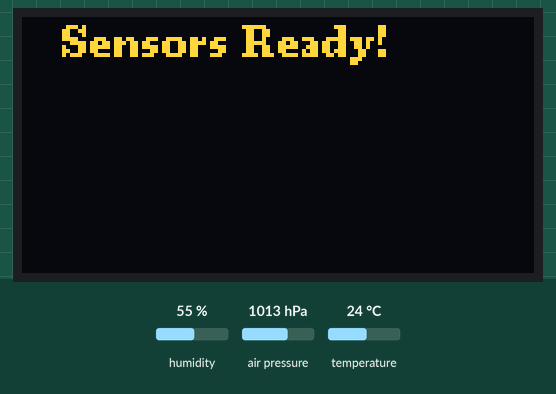
Bench run of a sketch on a simulated Arduino Uno, built with avr-gcc and run on an emulated ATmega328P. Shown: 128×64 one-colour display. Inputs (shaded band) come from the test bench; at power-on: humidity 55 %, temperature 24 °C, air pressure 1013 hPa. The OLED is the two-colour kind (top 16 rows yellow); what the sketch prints to the serial monitor is not drawn.

Above: at 2.4 s.
At 5.5 s:
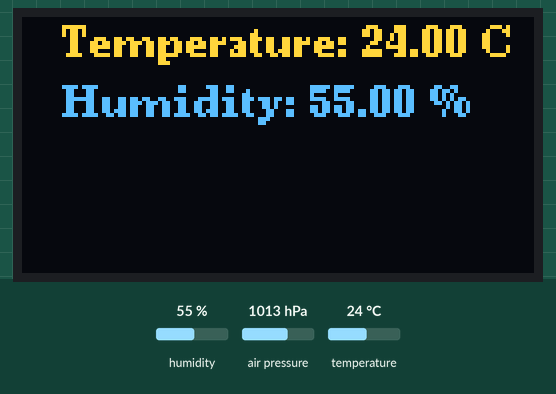
5.6 s: humidity set to 22 %
At 14.8 s:
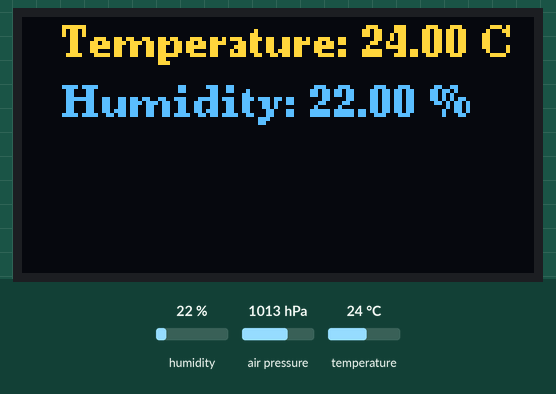
15.1 s: temperature set to 12 °C
At 23.7 s:
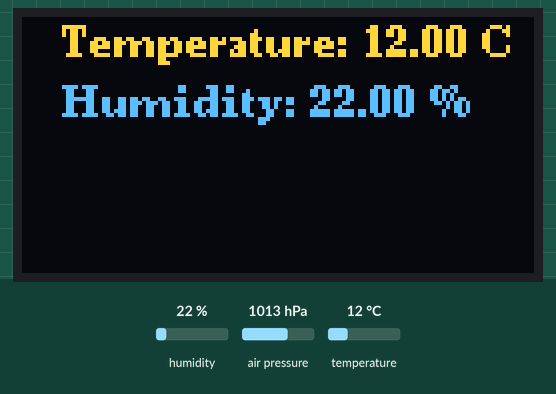
24.0 s: humidity set to 40 %
At 32.5 s:
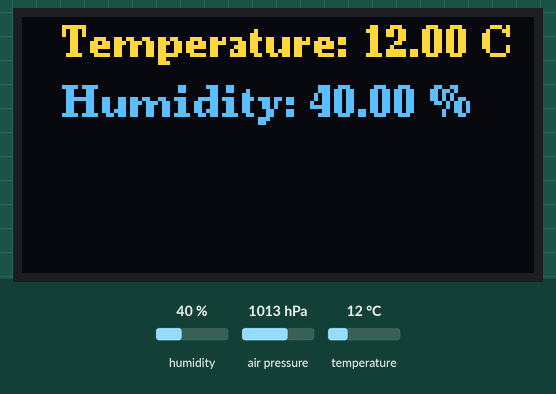
32.8 s: temperature set to 19 °C
Timing chart, 0 to 35.8 s (numbered marks = the images above; inputs shaded):
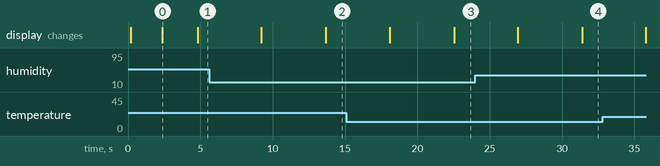

The sketch:

BMP280_DHT11.ino
```cpp
#include <Wire.h>
#include <DHT.h>
#include <Adafruit_BMP280.h>
#include <U8g2lib.h>

#define DHTPIN 2
#define DHTTYPE DHT11
DHT dht(DHTPIN, DHTTYPE);

Adafruit_BMP280 bmp;

// Use PAGE MODE (Saves RAM)
U8G2_SSD1306_128X64_NONAME_1_HW_I2C u8g2(U8G2_R0, U8X8_PIN_NONE);

void setup() {
    Serial.begin(115200);
    Wire.begin();

    u8g2.begin();
    u8g2.firstPage();
    do {
        u8g2.setFont(u8g2_font_ncenB08_tr);
        u8g2.drawStr(10, 10, "Initializing...");
    } while (u8g2.nextPage());
    delay(2000);

    dht.begin();
    Serial.println("DHT11 Initialized!");

    if (!bmp.begin(0x76) && !bmp.begin(0x77)) {
        Serial.println("BMP280 Not Found!");
        u8g2.firstPage();
        do {
            u8g2.drawStr(10, 10, "BMP280 Error!");
        } while (u8g2.nextPage());
        while (1);
    }
    Serial.println("BMP280 Initialized!");

    u8g2.firstPage();
    do {
        u8g2.drawStr(10, 10, "Sensors Ready!");
    } while (u8g2.nextPage());
    delay(2000);
}

void loop() {
    float h = dht.readHumidity();
    float t = dht.readTemperature();
    float p = bmp.readPressure() / 100.0F;
    float a = bmp.readAltitude(1013.25);

    if (isnan(h) || isnan(t) || isnan(p) || isnan(a)) {
        Serial.println("Sensor Read Error!");
        u8g2.firstPage();
        do {
            u8g2.drawStr(10, 10, "Sensor Error!");
        } while (u8g2.nextPage());
        delay(2000);
        return;
    }

    // Show Temperature & Humidity
    u8g2.firstPage();
    do {
        u8g2.setCursor(10, 10);
        u8g2.print("Temperature: "); u8g2.print(t); u8g2.print(" C");

        u8g2.setCursor(10, 25);
        u8g2.print("Humidity: "); u8g2.print(h); u8g2.print(" %");
    } while (u8g2.nextPage());
    delay(4000);

    // Show Pressure & Altitude
    u8g2.firstPage();
    do {
        u8g2.setCursor(10, 10);
        u8g2.print("Pressure: "); u8g2.print(p); u8g2.print(" hPa");

        u8g2.setCursor(10, 25);
        u8g2.print("Altitude: "); u8g2.print(a); u8g2.print(" m");
    } while (u8g2.nextPage());
    delay(4000);
}
```

Measured:
- after the input at 5.6 s, the display: first differs from a run without the input after 8.1 s (image 2)
- after the input at 15.1 s, the display: first differs from a run without the input after 7.4 s (image 3)
- after the input at 24.0 s, the display: first differs from a run without the input after 7.4 s (image 4)
- what the display in image 0 shows lasts 2.4 s, from 2.4 s to 4.8 s
